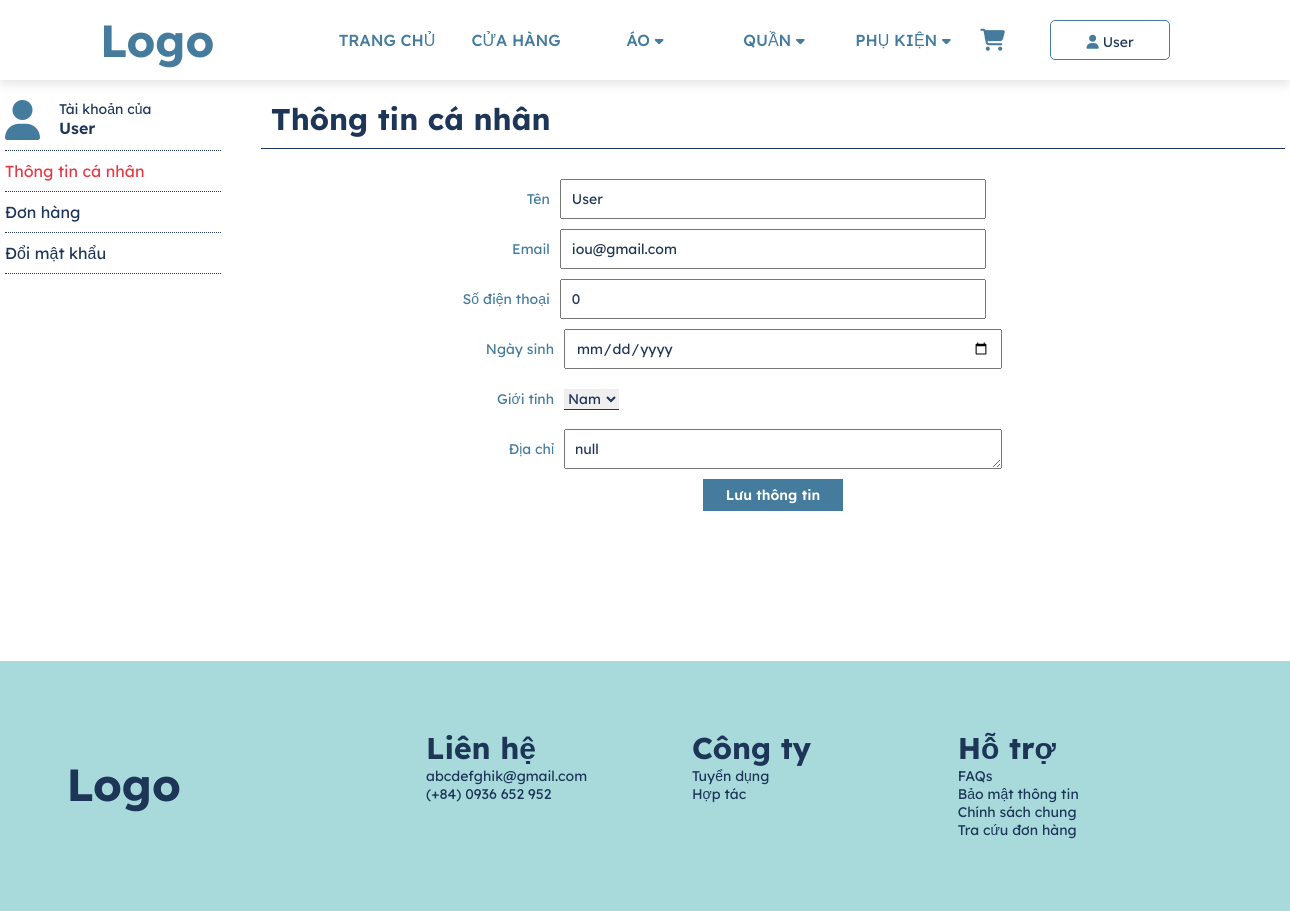
Page /account (signed in) on the committed database.
### tables this page shows
CREATE TABLE `customer` (
  `id` int(11) NOT NULL,
  `name` varchar(50) NOT NULL,
  `gender` tinyint(1) DEFAULT NULL,
  `birthday` date DEFAULT NULL,
  `email` varchar(50) NOT NULL,
  `password` varchar(50) NOT NULL,
  `token` varchar(50) DEFAULT NULL,
  `phone` varchar(11) NOT NULL,
  `address` text NOT NULL
);

### account/index.php (the view, shortened to what this page needs)
<!DOCTYPE html>
<html lang="en">
<head>
    <link rel="stylesheet" href="../assets/css/style.css">
    <link rel="stylesheet" href="../assets/css/account.css">
</head>
<body>
    <?php require 'header.php' ?>
    <?php
    $id = $_SESSION['id'];
    $sql = "select * from customer where id = '$id' limit 1";
    $result = mysqli_query($connect, $sql);
    $each = mysqli_fetch_array($result);
    ?>
    <div class="main_account">
        <div class="menu_left">
            <ul>
                <li>
                    <div class="account">
                        <i class="fas fa-user"></i>
                        <div>
                            <p>Tài khoản của</p>
                            <h6><?php echo $each['name'] ?></h6>
                        </div>
                    </div>
                </li>
                <li><a href="" class="active">Thông tin cá nhân</a></li>
                <li><a href="order.php">Đơn hàng</a></li>
                <li><a href="change_password.php">Đổi mật khẩu</a></li>
            </ul>
        </div>
        <div class="content_right">
            <div class="info">
                <div class="title">
                    <h3>Thông tin cá nhân</h3>
                </div>
                <div class="content">
                    <form method="post" action="process_update_account.php">
                        <div class="row">
                            <div class="mod_title"> Tên</div>
                            <input type="text" name="name" value="<?php echo $each['name'] ?>" class="input" id="name">
                        </div>
                        <div class="row">
                            <div class="mod_title"> Email</div>
                            <input type="text" name="email" value="<?php echo $each['email'] ?>" class="input" id="email">
                        </div>
                        <div class="row">
                            <div class="mod_title"> Số điện thoại</div>
                            <input type="text" name="phone" value="<?php echo $each['phone'] ?>" class="input" id="phone">
                        </div>
                        <div class="row">
                            <div class="mod_title">Ngày sinh</div>
                            <input type="date" name="birthday" value="<?php echo $each['birthday'] ?>" class="input">
                        </div>
                        <div class="row">
                            <div class="mod_title" class="input">Giới tính </div>
                            <select name="gender" id="gender">
                                <option value="1" id="male">Nam</option>
                            </select>
                        </div>
                        <div class="row">
                            <div class="mod_title"> Địa chỉ</div>
                            <textarea name="address" id="address" class="input"><?php echo $each['address'] ?></textarea>
                        </div>
                        <button onclick="return check_update_account()">Lưu thông tin</button>
                    </form>
                </div>
            </div>
        </div>
    </div>
    <?php require 'footer.php' ?>
</body>
</html>

### assets/css/style.css (style rules this page uses)
* { padding: 0; margin: 0; text-decoration: none; list-style: none; box-sizing: border-box; font-family: "Lexend Deca", sans-serif; font-weight: 400; font-size: 14px; color: #1d3557; }
h3 { font-weight: bold; font-size: 30px; }
h6 { font-weight: 600; font-size: 16px; }
button { font-size: 14px; padding: 7px 23px; border-radius: none; border: none; color: #fff; background-color: #457b9d; display: block; margin: auto; font-weight: 600; cursor: pointer; }
select { border: none; border-bottom: #1d3557 1px solid; }
i { color: #457b9d; }

### assets/css/account.css (style rules this page uses)
.main_account { width: 1280px; margin: 0 auto; display: flex; }
.main_account .menu_left { width: 20%; padding-right: 40px; }
.main_account .content_right { width: 80%; display: flexbox; }
.menu_left ul li { padding: 10px 0; border-bottom: 1px #1d3557 dotted; }
.menu_left ul li .account { display: flex; height: 40px; }
.menu_left ul li .account i { width: 25%; font-size: 40px; line-height: 100%; }
.menu_left ul li a { font-size: 16px; }
.menu_left ul li a.active { color: #e63946; }
.content_right .info .title { padding: 10px; border-bottom: #1d3557 1px solid; }
.content_right .info .content { width: 750px; margin: 30px auto 100px; }
.content_right .info .content .row { display: flex; align-items: center; height: 40px; margin: 10px; }
.content_right .info .content .mod_title { width: 20%; margin-right: 10px; text-align: end; color: #457b9d; }
.content_right .info .content .input { width: 60%; height: 40px; padding: 10px; }

### rows in the picture
customer: name "User", email "iou@gmail.com", phone "0", address "null"

### other values in the picture
$_SESSION['name'] "User"
